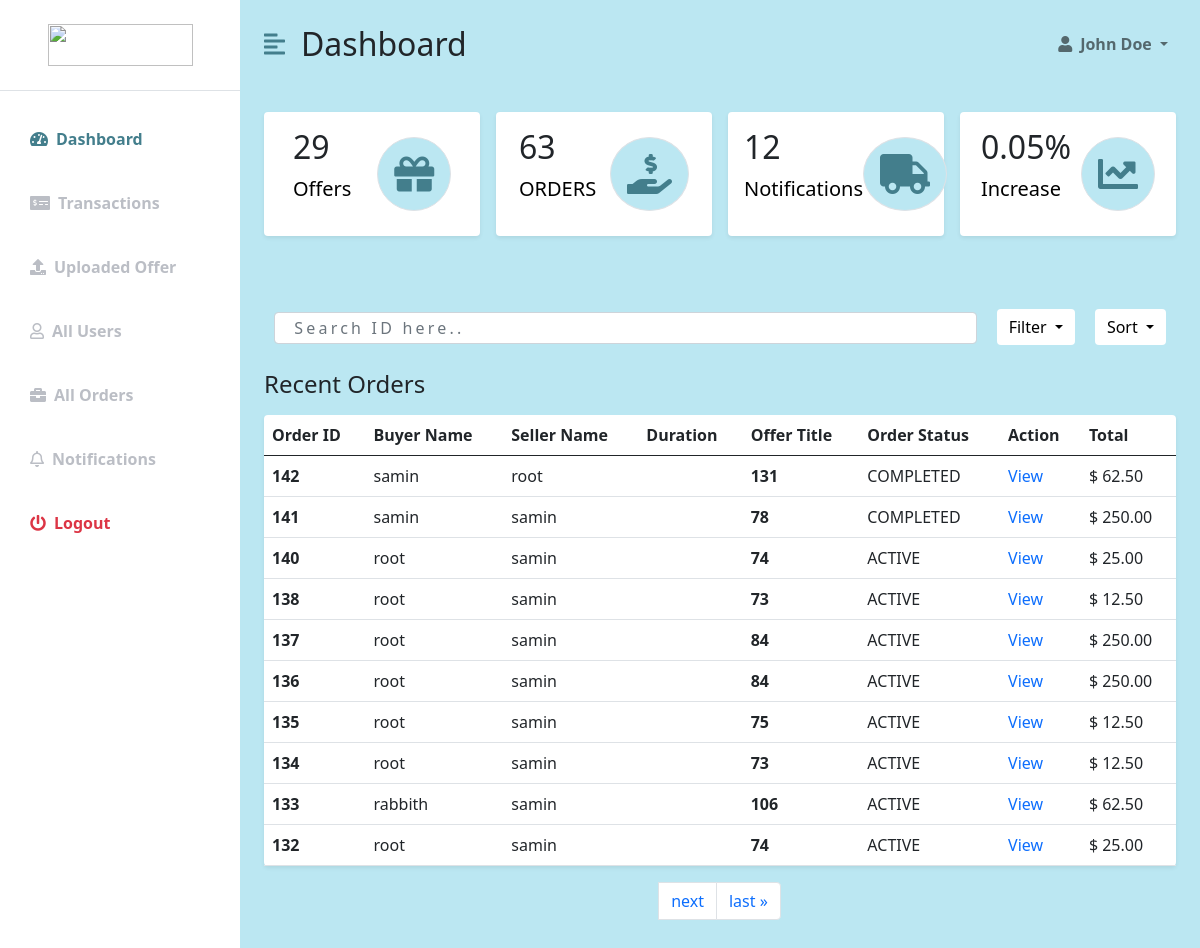
Page /adminpanel/ on the earlier database version.
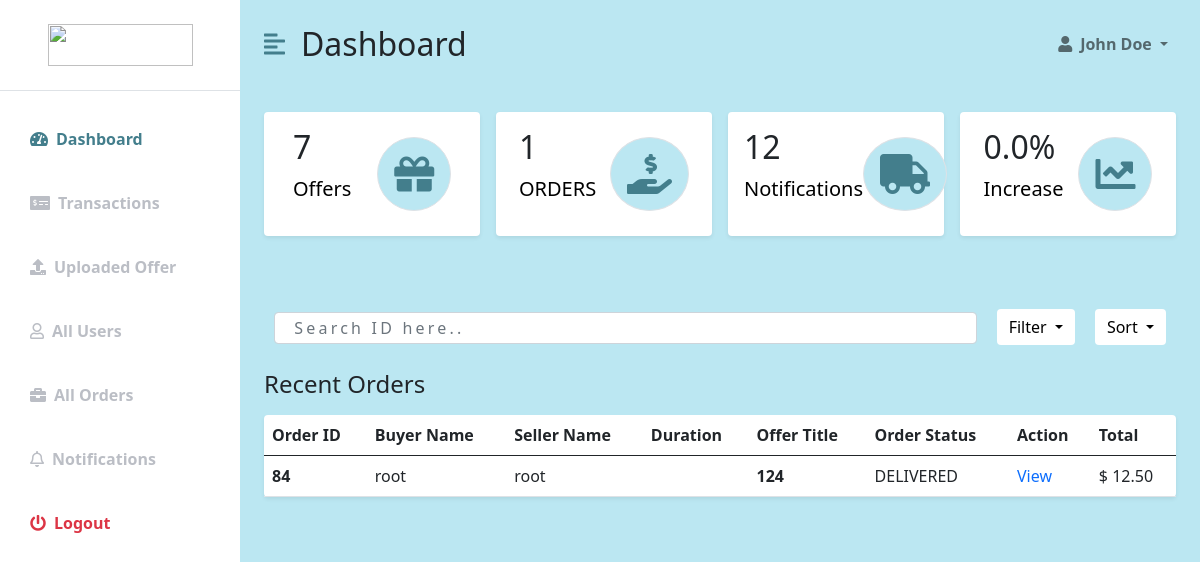
Same page on the later database version.
### mainApp/models.py (models this page shows, shortened)
class Checkout(models.Model):
    ORDER_CHOICES = (
        ("ACTIVE", "ACTIVE"),
        ("LATE", "LATE"),
        ("COMPLETED", "COMPLETED"),
        ("DELIVERED", "DELIVERED"),
        ("CANCELLED", "CANCELLED"),
        ("ON REVIEW", "ON REVIEW")
    )
    user = models.ForeignKey(User, on_delete=models.CASCADE)
    seller = models.ForeignKey(
        User, on_delete=models.CASCADE, null=True, related_name='seller')
    created_at = models.DateTimeField(auto_now_add=True)
    updated_at = models.DateTimeField(auto_now_add=True)
    first_name = models.CharField(max_length=120)
    last_name = models.CharField(max_length=120)
    address = models.TextField(null=True)
    package = models.ForeignKey(OfferManager, on_delete=models.CASCADE)
    quantity = models.PositiveIntegerField(default=0)
    price = models.DecimalField(decimal_places=2, max_digits=10, default=0.00)
    total = models.DecimalField(decimal_places=2, max_digits=10, default=0.00)
    grand_total = models.DecimalField(
        decimal_places=2, max_digits=10, default=0.00, null=True)
    paid = models.BooleanField(default=False)
    due_date = models.DateField(null=True)
    order_status = models.CharField(max_length=200, choices=ORDER_CHOICES, default="ACTIVE")
    is_complete = models.BooleanField(default=False, null=True)
    is_cancel = models.BooleanField(default=False, null=True)
    on_review = models.BooleanField(default=False, null=True)

class OfferManager(models.Model):
    offer = models.ForeignKey(Offer, on_delete=models.CASCADE, null=True)
    package = models.ForeignKey(Package, on_delete=models.CASCADE, null=True)
    price = models.DecimalField(max_digits=10, decimal_places=2, default=0.00)
    def __str__(self):
        return str(self.id)

### AdminPanel/views.py (the view)
# urls.py: path('', views.get_adminpanel_url, name="AdminHome"),
def get_adminpanel_url(request):
    orders = Checkout.objects.all().order_by('-id')
    count_order = Checkout.objects.all().count()
    count_offers = Offer.objects.all().count()
    completed_orders = Checkout.objects.filter(is_complete=True).count()
    increase = completed_orders / 100
    orders_paginator = Paginator(orders, 10)
    page_number = request.GET.get('page')
    orders_obj = orders_paginator.get_page(page_number)
    args = {
        "orders": orders,
        "orders_obj": orders_obj,
        "count_order": count_order,
        "count_offers": count_offers,
        "increase": increase
    }
    return render(request, 'admin_panel.html', args)

### AdminPanel/templates/admin_panel.html (shortened to what the changed rows need)
{% load static %}
{% include 'base.html' %}
    <div class="d-flex" id="wrapper">
        <div id="page-content-wrapper">
            {% include 'nav.html' %}
            <div class="container-fluid px-4">
                <div class="row g-3 my-2 new__admin__middle">
                    <div class="col-md-3">
                        <div class="p-3 bg-white shadow-sm d-flex justify-content-around align-items-center rounded ">
                            <div>
                                <h3 class="fs-2">{{ count_offers }}</h3>
                                <p class="fs-5"><a href="#">Offers</a></p>
                            </div>
                        </div>
                    </div>
                    <div class="col-md-3">
                        <div class="p-3 bg-white shadow-sm d-flex justify-content-around align-items-center rounded">
                            <div>
                                <h3 class="fs-2">{{ count_order }}</h3>
                                <p class="fs-5"><a href="#">ORDERS</a></p>
                            </div>
                        </div>
                    </div>
                    <div class="col-md-3">
                        <div class="p-3 bg-white shadow-sm d-flex justify-content-around align-items-center rounded">
                            <div>
                                <h3 class="fs-2">{{ increase }}%</h3>
                                <p class="fs-5"><a href="#">Increase</a></p>
                            </div>
                        </div>
                    </div>
                </div>
                <div class="row my-5">
                    <div class="col table-responsive">
                        <table class="table bg-white rounded shadow-sm  table-hover">
                            <thead>
                                <tr>
                                    <th scope="col">Order ID</th>
                                    <th scope="col">Buyer Name</th>
                                    <th scope="col">Seller Name</th>
                                    <th scope="col">Duration</th>
                                    <th scope="col">Offer Title</th>
                                    <th scope="col">Order Status</th>
                                    <th scope="col">Action</th>
                                    <th scope="col">Total</th>
                                </tr>
                            </thead>
                            <tbody>
                              {% for order in orders_obj %}
                                <tr>
                                    <th>{{ order.id }}</th>
                                    <td>{{ order.user }}</td>
                                    <td>{{ order.seller }}</td>
                                    <td>{{ order.creater_at }}</td>
                                    <th>{{ order.package }}</th>
                                    <td>{{ order.order_status }}</td>
                          <td><a href="{% url 'order_details' order.id %}">View</a></td>
                                    <td>$ {{ order.grand_total }}</td>
                                </tr>
                                {% endfor %}
                            </tbody>
                        </table>
                <div class="pagination__container d-flex justify-content-center">
                    <nav aria-label="Page navigation example">
                        <ul class="pagination">
                        <li class="page-item">
                        {% if orders_obj.has_next %}
                            <a class="page-link" href="?page={{ orders_obj.next_page_number }}">next</a>
                        </li>
                        <li class="page-item">
                            <a class="page-link" href="?page={{ orders_obj.paginator.num_pages }}">last &raquo;</a>
                        </li>
                        {% endif %}
                        </ul>
                      </nav>
                </div>
                    </div>
                </div>
            </div>
        </div>
    </div>

Differences in the rows shown:
removed Checkout: id "142", user "samin", seller "root", package "131", order_status "COMPLETED", grand_total "62.50"
removed Checkout: id "141", user "samin", seller "samin", package "78", order_status "COMPLETED", grand_total "250.00"
removed Checkout: id "140", user "root", seller "samin", package "74", order_status "ACTIVE", grand_total "25.00"
removed Checkout: id "138", user "root", seller "samin", package "73", order_status "ACTIVE", grand_total "12.50"
removed Checkout: id "137", user "root", seller "samin", package "84", order_status "ACTIVE", grand_total "250.00"
removed Checkout: id "136", user "root", seller "samin", package "84", order_status "ACTIVE", grand_total "250.00"
removed Checkout: id "135", user "root", seller "samin", package "75", order_status "ACTIVE", grand_total "12.50"
removed Checkout: id "134", user "root", seller "samin", package "73", order_status "ACTIVE", grand_total "12.50"
removed Checkout: id "133", user "rabbith", seller "samin", package "106", order_status "ACTIVE", grand_total "62.50"
removed Checkout: id "132", user "root", seller "samin", package "74", order_status "ACTIVE", grand_total "25.00"
now on this page (row unchanged): Checkout: id "84", user "root", seller "root", package "124", order_status "DELIVERED", grand_total "12.50"
Other differences:
{{ count_offers }}: "29" → "7"
{{ count_order }}: "63" → "1"
{{ increase }}: "0.05" → "0.0"
text no longer shown: "next last »"
